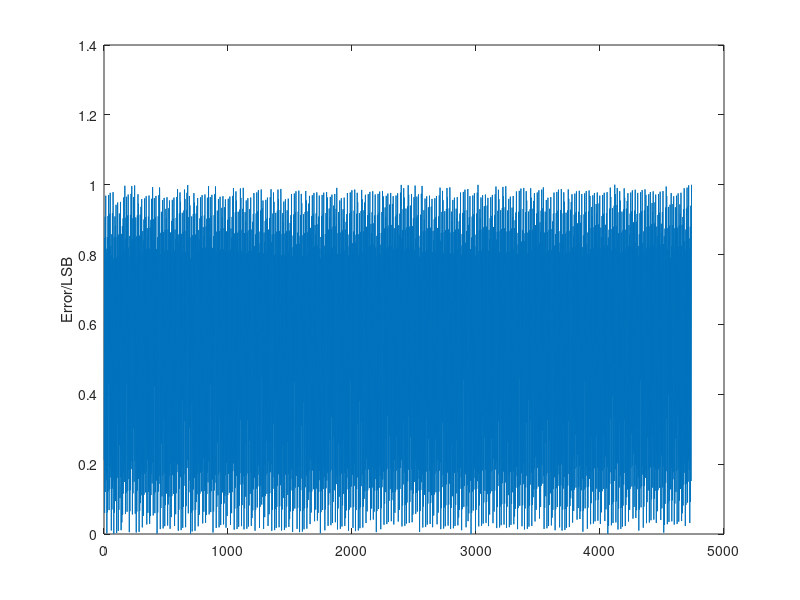

MATLAB code to generate this figure:
clear all;
close all;
cp= [1 2 4 8 16 32 64 128 256 512 1024];
cp = [1   2   3.875    7.6250  14.75   16   31.75 63.5  127.3750  255.1250  480.6250];
cn = cp;
ctot_p = 1+sum(cp); ctot_n= ctot_p;
vrefp=1.25;
vrefn = 0.75;
v0 = 1;
vcm = 1;
weight = cp/ctot_p;
lsb = 1/ctot_p;
bit = 11;
N=4738;
for k=1:N;
    vin(k) = k /N+v0-(vrefp-vrefn);
    vx(1)=vcm-vin(k)+cp(bit)/ctot_p*vrefn+(ctot_p-cp(bit))/ctot_p*vrefp;
    vy(1)=vcm-v0+cn(bit)/ctot_n*vrefp+(ctot_n-cn(bit))/ctot_n*vrefn;

    for i=1:bit;
        if vx(i)>=vy(i);
            dout(i)=0;
            if i<bit;
                vx(i+1)=vx(i)-cp(bit-i)/ctot_p*vrefp+cp(bit-i)/ctot_p*vrefn;
                vy(i+1)=vy(i)-cn(bit-i)/ctot_n*vrefn+cn(bit-i)/ctot_n*vrefp;
                
            end
        else
            dout(i)=1;
            if i<bit;
                vx(i+1)=vx(i)+(cp(bit-i+1)-cp(bit-i))/ctot_p*vrefp-(cp(bit-i+1)-cp(bit-i))/ctot_p*vrefn;
                vy(i+1)=vy(i)+(cn(bit-i+1)-cn(bit-i))/ctot_n*vrefn-(cn(bit-i+1)-cn(bit-i))/ctot_n*vrefp;
            end
        end
        
        
    end
    dout_dec(k)=0;
    for i=1:bit;
        dout_dec(k)=dout_dec(k)+2^(bit-i)*dout(i);
    end
    vin_rec(k) = dout*(fliplr(weight))'+v0-(vrefp-vrefn);
end
figure;
plot((vin-vin_rec)/lsb);
max_error=max((vin-vin_rec)/lsb)
ylabel('Error/LSB');
